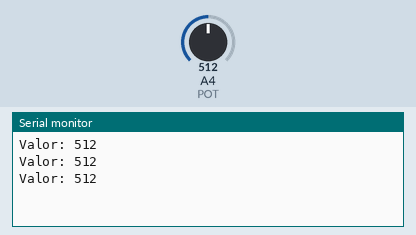
Simulated run of this sketch. Board: Arduino Uno, built with avr-gcc and run on an emulated ATmega328P. Shown: the last lines printed to the serial monitor. The test bench sets the inputs (shaded band); at power-on: A4 (POT) = 512.

Above: at 1.3 s.
1.4 s: A4 (POT) set to 716
At 1.9 s:
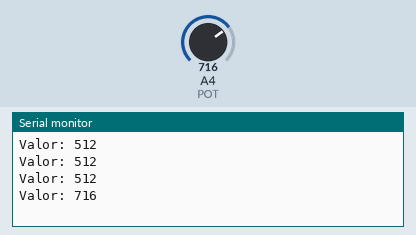
2.9 s: A4 (POT) set to 900
At 3.4 s:
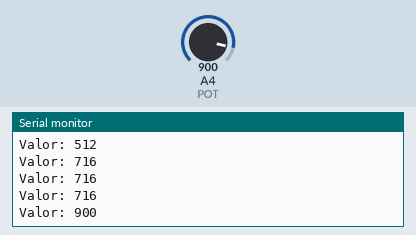
Timing chart, 0 to 5.9 s (numbered marks = the images above; inputs shaded):
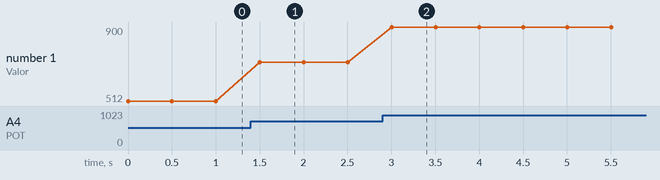

The sketch:

sketch_nov17a.ino
```cpp
#define POT A4

int ValorPot;
void setup() {
  // put your setup code here, to run once:

  pinMode(POT, INPUT);
  Serial.begin(9600);
}

void loop() {
  ValorPot= analogRead(POT);
    Serial.print("Valor: ");
    Serial.println(ValorPot);
    delay(500);
}
```

Measured:
- after the input at 1.4 s, the serial monitor: prints a new line after 0.10 s (image 1)
- after the input at 2.9 s, the serial monitor: prints a new line after 0.10 s (image 2)
- plotted number 1: 512 → 716 after the input at 1.4 s, 716 → 900 after the input at 2.9 s
